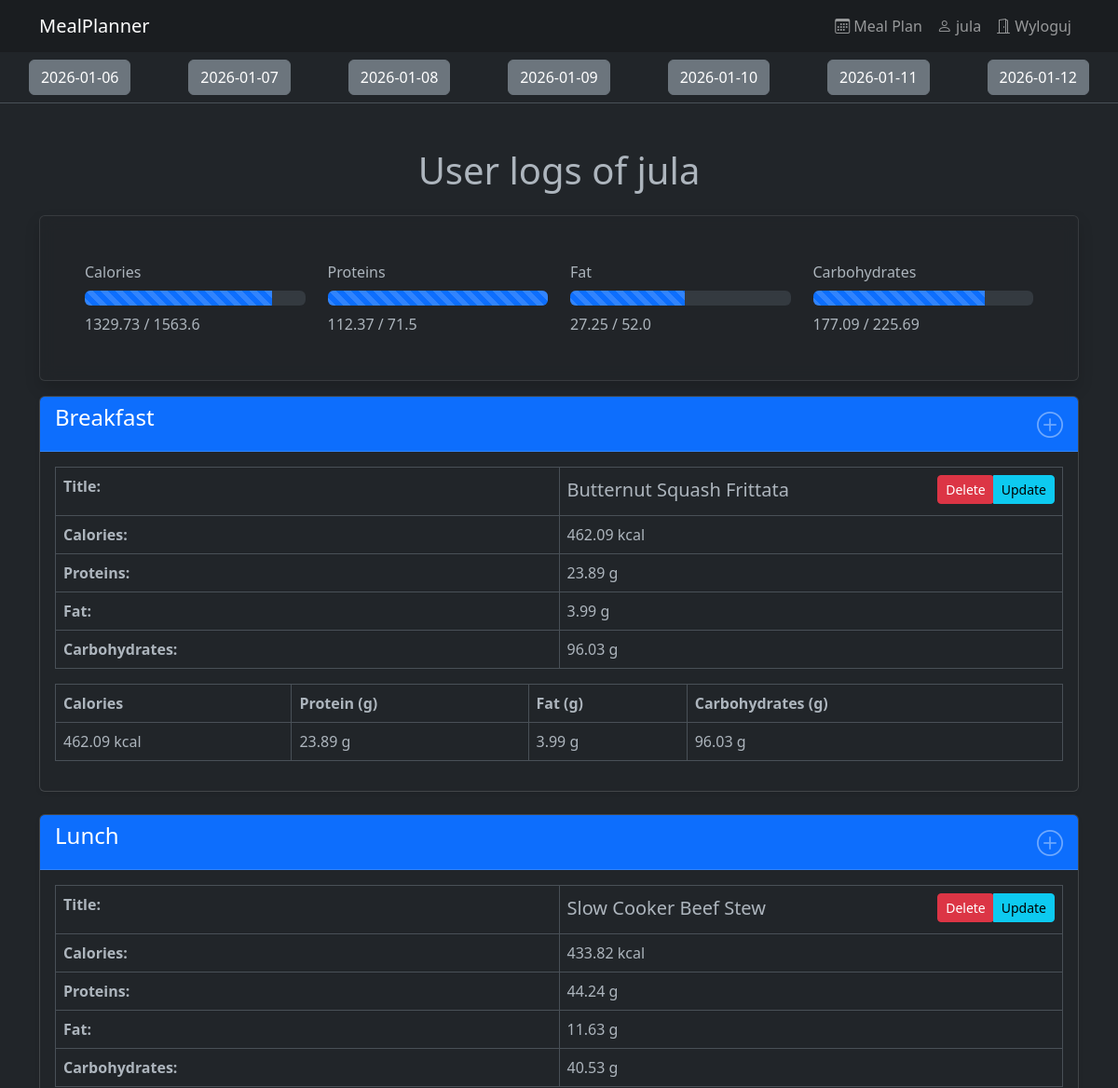
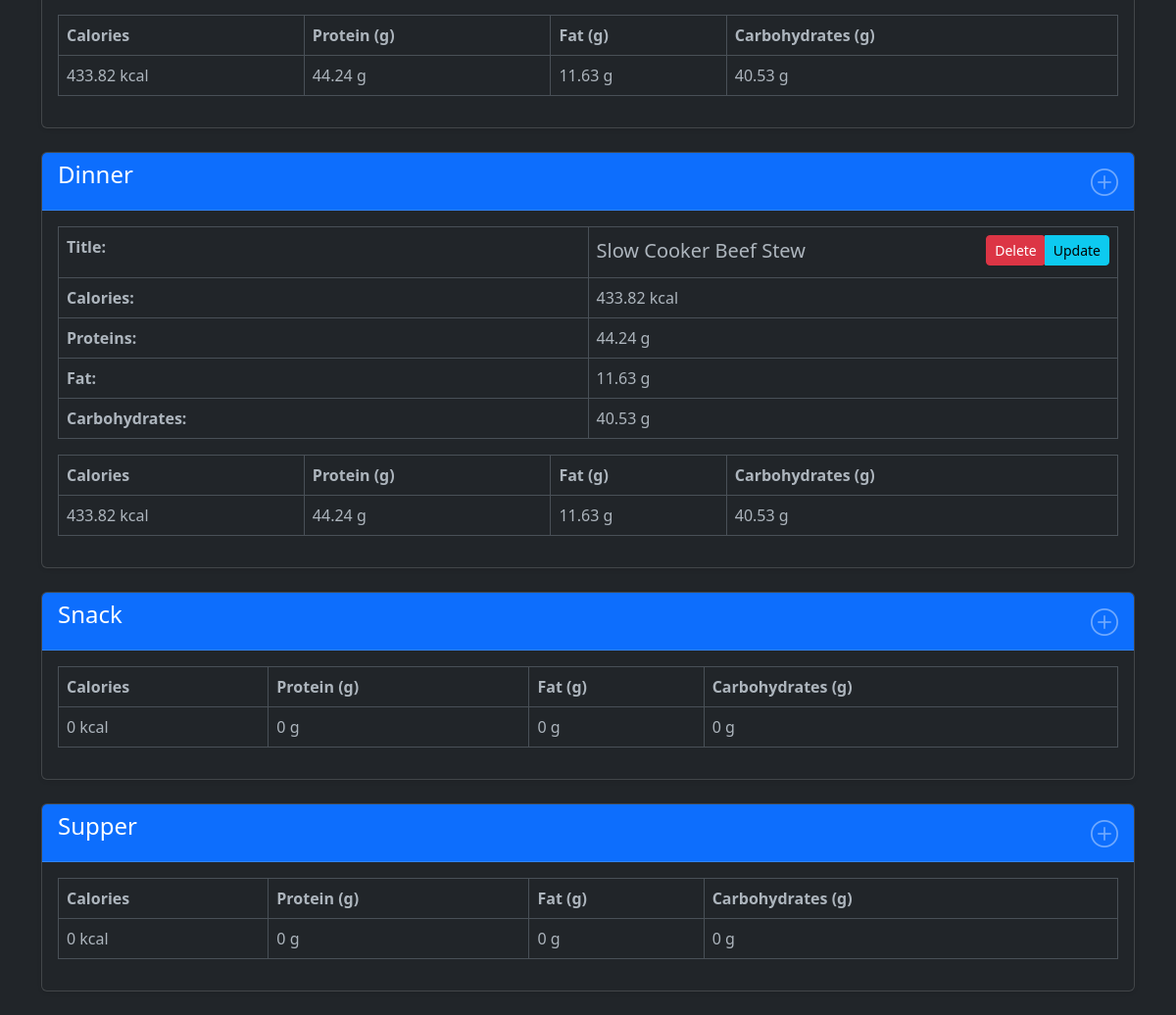
/food_logs/?date=2026-01-09 (signed in), run on the app's committed database (2 pictures, top to bottom).
### recipes/models.py (models this page shows, shortened)
class FoodLog(models.Model):
    user=models.ForeignKey(User,on_delete=models.CASCADE,related_name='logs')
    date=models.DateField()
    meal_type=models.CharField(max_length=20,choices=MealType.choices)
    recipe=models.ForeignKey(Recipe,blank=True,null=True,on_delete=models.CASCADE)
    custom_title = models.CharField(blank=True,null=True,max_length=300)
    custom_calories = models.DecimalField(blank=True,null=True,max_digits=6, decimal_places=2)
    custom_protein = models.DecimalField(blank=True,null=True,max_digits=5, decimal_places=2)
    custom_carbohydrates = models.DecimalField(blank=True,null=True,max_digits=5, decimal_places=2)
    custom_fat = models.DecimalField(blank=True,null=True,max_digits=5, decimal_places=2)
    servings = models.IntegerField()
    created_at = models.DateTimeField(auto_now_add=True)

### recipes/views.py (the view)
# urls.py: path('', certain_food_log, name='food_logs'),
@login_required
def certain_food_log(request: HttpRequest) -> HttpResponse:
    date_str = request.GET.get('date')
    date = get_date(date_str)
    dates = [date + timedelta(days=i) for i in range(-3, 4)]
    food_logs = get_certain_food_log(user=request.user, date=date)
    day_macros = get_day_macros(user=request.user, date=date)
    summed_day_macroelements = sum_day_macros(user=request.user, date=date)
    percentages = get_macroelements_percentages(actual_macroelements=summed_day_macroelements, user=request.user)
    return render(request, 'food_logs/certain_food_log.html', {
        'user': request.user,
        'food_logs_types': food_logs,
        'day_macros': day_macros,
        'dates': dates,
        'this_date': date,
        'calculated_macroelements': request.user.profile.macronutrients,
        'summed_day_macroelements': summed_day_macroelements,
        'percentages': percentages,
    })

### domain/food_log.py (called while the page is built)
def get_date(date_str: str) -> datetime:
    if date_str:
        try:
            date = datetime.strptime(date_str, '%Y-%m-%d').date()
        except ValueError:
            date = datetime.today()
    else:
        date = datetime.today()
    return date

def sum_macros(logs):
    if not logs.exists():
        return {'calories': 0, 'protein': 0, 'fat': 0, 'carbohydrates': 0}
    else:
        macroelements_list = list(map(get_entry_macros, logs))
        return reduce(
            lambda acc, item: {
                'calories': acc['calories'] + item['calories'],
                'protein': acc['protein'] + item['protein'],
                'fat': acc['fat'] + item['fat'],
                'carbohydrates': acc['carbohydrates'] + item['carbohydrates']
            },
            macroelements_list,
            {'calories': 0, 'protein': 0, 'fat': 0, 'carbohydrates': 0}
        )

def get_macroelements_percentages(actual_macroelements, user: User):
    goals = user.profile.macronutrients
    return {
        'calories': round(float(actual_macroelements['calories']) / goals['calories'] * 100),
        'protein': round(float(actual_macroelements['protein']) / goals['protein'] * 100),
        'fat': round(float(actual_macroelements['fat']) / goals['fat'] * 100),
        'carbohydrates': round(float(actual_macroelements['carbohydrates']) / goals['carbohydrates'] * 100)
    }

def sum_day_macros(user: User, date) -> dict:
    food_logs = FoodLog.objects.filter(user=user, date=date)
    return sum_macros(food_logs)

def get_day_macros(user: User, date) -> dict:
    food_logs_type = [(
        meal_type.value,
        FoodLog.objects.filter(user=user, date=date, meal_type=meal_type.value)
    ) for meal_type in MealType]
    return dict(
        map(
            lambda item: (item[0], sum_macros(item[1])),
            food_logs_type
        )
    )

### users/models.py (called while the page is built, shortened)
    @property
    def macronutrients(self):
        if self.target_macros:
            return {
                'calories': float(self.target_macros.calories),
                'protein': float(self.target_macros.protein),
                'fat': float(self.target_macros.fat),
                'carbohydrates': float(self.target_macros.carbohydrates)
            }

### templates/food_logs/certain_food_log.html (shortened to what this page needs)
{% extends 'base.html' %}
{% block content %}
    <table class="table table-hover bg-dark-subtle  mt-0 text-center w-100">
        <tbody>
        <tr>
            {% for date in dates %}
                <td>
                    <a href="?date={{ date|date:'Y-m-d' }}" class="btn btn-secondary">{{ date|date:'Y-m-d' }}</a>
                </td>
            {% endfor %}
        </tr>
        </tbody>
    </table>
    <div class="container mt-5">
        <h1 class="text-center mb-4">User logs of {{ user.username }}</h1>
        <div class="card shadow mb-3"
             style="background-color: rgba(33, 37, 41, 0.85);backdrop-filter: blur(8px);border: 1px solid rgba(255, 255, 255, 0.1);">
            <div class="card-body p-5">
                <div class="list-group-item">
                    <div class="row mb-2">
                        <div class="col-3">Calories</div>
                        <div class="col-3">Proteins</div>
                        <div class="col-3">Fat</div>
                        <div class="col-3">Carbohydrates</div>
                    </div>
                    <div class="row">
                        <div class="col-3">
                            <div class="progress mb-2">
                                <div class="progress-bar progress-bar-striped progress-bar-animated" role="progressbar"
                                     aria-valuenow={{ percentages.calories }} aria-valuemin="0" aria-valuemax="100"
                                     style="width: {{ percentages.calories }}%">
                                </div>
                            </div>
                            {{ summed_day_macroelements.calories }} / {{ calculated_macroelements.calories }}
                        </div>
                        <div class="col-3">
                            <div class="progress mb-2">
                                <div class="progress-bar progress-bar-striped progress-bar-animated" role="progressbar"
                                     aria-valuenow={{ percentages.protein }} aria-valuemin="0" aria-valuemax="100"
                                     style="width: {{ percentages.protein }}%">
                                </div>
                            </div>
                            {{ summed_day_macroelements.protein }} / {{ calculated_macroelements.protein }}
                        </div>
                        <div class="col-3">
                            <div class="progress mb-2">
                                <div class="progress-bar progress-bar-striped progress-bar-animated" role="progressbar"
                                     aria-valuenow={{ percentages.fat }} aria-valuemin="0" aria-valuemax="100"
                                     style="width: {{ percentages.fat }}%">
                                </div>
                            </div>
                            {{ summed_day_macroelements.fat }} / {{ calculated_macroelements.fat }}
                        </div>
                        <div class="col-3">
                            <div class="progress mb-2">
                                <div class="progress-bar progress-bar-striped progress-bar-animated" role="progressbar"
                                     aria-valuenow={{ percentages.carbohydrates }} aria-valuemin="0" aria-valuemax="100"
                                     style="width: {{ percentages.carbohydrates }}%">
                                </div>
                            </div>
                            {{ summed_day_macroelements.carbohydrates }} / {{ calculated_macroelements.carbohydrates }}
                        </div>
                    </div>
                </div>
            </div>
        </div>
        {% for meal_name, food_logs in food_logs_types.items %}
            <div class="card mb-4 shadow-sm">
                <div class="card-header bg-primary text-white d-flex justify-content-between">
                    <h4>{{ meal_name.capitalize }}</h4>
                    <a href="{% url 'add_food_log' date=this_date|date:'Y-m-d' meal_type=meal_name %}">
                        <i class="bi bi-plus-circle fs-3"></i>
                    </a>
                </div>
                <div class="card-body">
                    {% for log in food_logs %}
                        <table class="table table-bordered">
                            <tbody>
                            <tr>
                                <th class="w-50">Title:</th>
                                <td>
                                    <div class="d-flex justify-content-between align-items-center mb-1">
                                        <h5 class="mb-0">{{ log.recipe_title }}</h5>
                                        <div class="btn-group">
                                            <form method="POST" action="{% url 'delete_food_log' log.id %}"
                                                  style="display: inline;">
                                                <button type="submit"
                                                        class="btn btn-sm btn-danger"
                                                        onclick="return confirm('Are you sure you want to delete this log?')">
                                                    Delete
                                                </button>
                                            </form>
                                            <a href="{% url 'update_food_log' log.id %}" class="btn btn-sm btn-info">
                                                Update
                                            </a>
                                        </div>
                                    </div>
                                </td>
                            </tr>
                            <tr>
                                <th class="w-50">Calories:</th>
                                <td>{{ log.macroelement.calories }} kcal</td>
                            </tr>
                            <tr>
                                <th>Proteins:</th>
                                <td>{{ log.macroelement.protein }} g</td>
                            </tr>
                            <tr>
                                <th>Fat:</th>
                                <td>{{ log.macroelement.fat }} g</td>
                            </tr>
                            <tr>
                                <th>Carbohydrates:</th>
                                <td>{{ log.macroelement.carbohydrates }} g</td>
                            </tr>
                            </tbody>
                        </table>
                    {% endfor %}
                    <table class="table table-bordered">
                        <thead>
                        <tr>
                            <th>Calories</th>
                            <th>Protein (g)</th>
                            <th>Fat (g)</th>
                            <th>Carbohydrates (g)</th>
                        </tr>
                        </thead>
                        <tbody>
                        <tr>
                            {% for type, macros in day_macros.items %}
                                {% if type == meal_name %}
                                    <td>{{ macros.calories }} kcal</td>
                                    <td>{{ macros.protein }} g</td>
                                    <td>{{ macros.fat }} g</td>
                                    <td>{{ macros.carbohydrates }} g</td>
                                {% endif %}
                            {% endfor %}
                        </tr>
                        </tbody>
                    </table>
                </div>
            </div>
        {% endfor %}
    </div>
{% endblock %}

### templates/base.html (shortened to what this page needs)
<!DOCTYPE html>
<html data-bs-theme="dark">
<head>
    <link href="https://cdn.jsdelivr.net/npm/bootstrap@5.3.0/dist/css/bootstrap.min.css" rel="stylesheet">
    <link rel="stylesheet" href="https://cdn.jsdelivr.net/npm/bootstrap-icons@1.13.1/font/bootstrap-icons.min.css">
</head>
<body>
    <nav class="navbar navbar-expand-lg navbar-dark bg-dark-subtle">
        <div class="container">
            <a class="navbar-brand" href="/">MealPlanner</a>
            <ul class="navbar-nav ms-auto">
                <li class="nav-item">
                    <a class="nav-link" href="{% url 'meal_plan' %}">
                        <i class="bi bi-calendar3"></i> Meal Plan
                    </a>
                </li>
                <li class="nav-item">
                    <a class="nav-link" href="/profile/">
                        <i class="bi bi-person"></i> {{ user.username }}
                    </a>
                </li>
                <li class="nav-item">
                    <a class="nav-link" href="/logout/">
                        <i class="bi bi-door-open"></i> Wyloguj
                    </a>
                </li>
            </ul>
        </div>
    </nav>
    {% block content %}
    {% endblock %}
</body>
</html>

### data on the page
FoodLog: recipe_title "Butternut Squash Frittata", macroelement.calories "462.09", macroelement.protein "23.89", macroelement.fat "3.99", macroelement.carbohydrates "96.03", calories "462.09", protein "23.89", fat "3.99", carbohydrates "96.03"
FoodLog: recipe_title "Slow Cooker Beef Stew"
FoodLog: recipe_title "Slow Cooker Beef Stew"

### other printed values
{{ user.username }} "jula"
{{ date|date:'Y-m-d' }} "2026-01-06" "2026-01-07" "2026-01-08" "2026-01-09" "2026-01-10" "2026-01-11" "2026-01-12"
{{ summed_day_macroelements.calories }} "1329.73"
{{ calculated_macroelements.calories }} "1563.6"
{{ summed_day_macroelements.protein }} "112.37"
{{ calculated_macroelements.protein }} "71.5"
{{ summed_day_macroelements.fat }} "27.25"
{{ calculated_macroelements.fat }} "52.0"
{{ summed_day_macroelements.carbohydrates }} "177.09"
{{ calculated_macroelements.carbohydrates }} "225.69"
{{ meal_name.capitalize }} "Breakfast" "Lunch" "Dinner" "Snack" "Supper"
{{ log.macroelement.calories }} "433.82" "433.82"
{{ log.macroelement.protein }} "44.24" "44.24"
{{ log.macroelement.fat }} "11.63" "11.63"
{{ log.macroelement.carbohydrates }} "40.53" "40.53"
